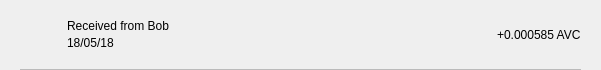
<?xml version="1.0" encoding="UTF-8"?>
<ui version="4.0">
 <class>TxRow</class>
 <widget class="QWidget" name="TxRow">
  <property name="geometry">
   <rect>
    <x>0</x>
    <y>0</y>
    <width>601</width>
    <height>70</height>
   </rect>
  </property>
  <property name="minimumSize">
   <size>
    <width>0</width>
    <height>40</height>
   </size>
  </property>
  <property name="windowTitle">
   <string>Form</string>
  </property>
  <layout class="QVBoxLayout" name="verticalLayout_3">
   <property name="spacing">
    <number>0</number>
   </property>
   <property name="leftMargin">
    <number>0</number>
   </property>
   <property name="topMargin">
    <number>0</number>
   </property>
   <property name="rightMargin">
    <number>0</number>
   </property>
   <property name="bottomMargin">
    <number>0</number>
   </property>
   <item>
    <widget class="QWidget" name="rowContainer" native="true">
     <layout class="QVBoxLayout" name="verticalLayout_2">
      <property name="spacing">
       <number>9</number>
      </property>
      <property name="leftMargin">
       <number>20</number>
      </property>
      <property name="topMargin">
       <number>9</number>
      </property>
      <property name="rightMargin">
       <number>20</number>
      </property>
      <property name="bottomMargin">
       <number>0</number>
      </property>
      <item>
       <widget class="QFrame" name="frame">
        <property name="styleSheet">
         <string notr="true">border:none;</string>
        </property>
        <property name="frameShape">
         <enum>QFrame::StyledPanel</enum>
        </property>
        <property name="frameShadow">
         <enum>QFrame::Raised</enum>
        </property>
        <layout class="QHBoxLayout" name="horizontalLayout" stretch="0,2,0">
         <property name="leftMargin">
          <number>0</number>
         </property>
         <property name="topMargin">
          <number>0</number>
         </property>
         <property name="rightMargin">
          <number>0</number>
         </property>
         <property name="bottomMargin">
          <number>0</number>
         </property>
         <item>
          <widget class="QPushButton" name="icon">
           <property name="focusPolicy">
            <enum>Qt::NoFocus</enum>
           </property>
           <property name="styleSheet">
            <string notr="true">border:none;</string>
           </property>
           <property name="text">
            <string/>
           </property>
           <property name="iconSize">
            <size>
             <width>28</width>
             <height>28</height>
            </size>
           </property>
          </widget>
         </item>
         <item>
          <layout class="QVBoxLayout" name="verticalLayout">
           <property name="spacing">
            <number>3</number>
           </property>
           <property name="leftMargin">
            <number>9</number>
           </property>
           <item>
            <widget class="QLabel" name="lblAddress">
             <property name="styleSheet">
              <string notr="true"/>
             </property>
             <property name="text">
              <string>Received from Bob</string>
             </property>
             <property name="alignment">
              <set>Qt::AlignBottom|Qt::AlignLeading|Qt::AlignLeft</set>
             </property>
            </widget>
           </item>
           <item>
            <widget class="QLabel" name="lblDate">
             <property name="styleSheet">
              <string notr="true"/>
             </property>
             <property name="text">
              <string>18/05/18</string>
             </property>
             <property name="alignment">
              <set>Qt::AlignLeading|Qt::AlignLeft|Qt::AlignTop</set>
             </property>
            </widget>
           </item>
          </layout>
         </item>
         <item>
          <widget class="QLabel" name="lblAmount">
           <property name="styleSheet">
            <string notr="true"/>
           </property>
           <property name="text">
            <string>+0.000585 AVC</string>
           </property>
          </widget>
         </item>
        </layout>
       </widget>
      </item>
      <item>
       <widget class="QLabel" name="lblDivisory">
        <property name="minimumSize">
         <size>
          <width>0</width>
          <height>1</height>
         </size>
        </property>
        <property name="maximumSize">
         <size>
          <width>16777215</width>
          <height>1</height>
         </size>
        </property>
        <property name="styleSheet">
         <string notr="true">background-color:#bababa;</string>
        </property>
        <property name="text">
         <string/>
        </property>
        <property name="alignment">
         <set>Qt::AlignBottom|Qt::AlignLeading|Qt::AlignLeft</set>
        </property>
       </widget>
      </item>
     </layout>
    </widget>
   </item>
  </layout>
 </widget>
 <resources/>
 <connections/>
</ui>
